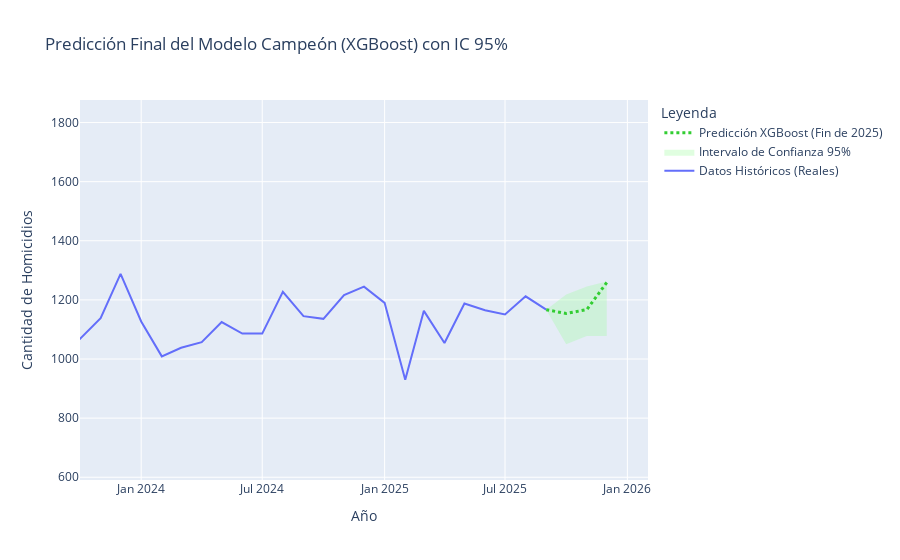

This figure's notebook cell:
### Code cell
import xgboost as xgb
import pandas as pd
import numpy as np
import plotly.graph_objects as go

print("--- FASE 1.7 (Final): XGBoost con IC y color verde ---")

# --- 1. Definir X e y FINALES (Todos los datos) ---
X_full = df_ml.drop('CANTIDAD', axis=1)
y_full = df_ml['CANTIDAD']

# --- 2. Entrenar los TRES Modelos Finales ---
print(f"Entrenando 3 modelos XGBoost con TODOS los {len(X_full)} meses...")

# Modelo 1: Predicción Media (El que ya teníamos)
final_model_xgb_mean = xgb.XGBRegressor(
    objective='reg:squarederror', # Objetivo: predecir el promedio
    n_estimators=1000,
    learning_rate=0.01,
    random_state=42
)
final_model_xgb_mean.fit(X_full, y_full)

# Modelo 2: Límite Inferior (Cuantil 5%)
final_model_xgb_lower = xgb.XGBRegressor(
    objective='reg:quantileerror', # Objetivo: regresión de cuantil
    quantile_alpha=0.05,          # Cuantil 5%
    n_estimators=1000,
    learning_rate=0.01,
    random_state=42
)
final_model_xgb_lower.fit(X_full, y_full)

# Modelo 3: Límite Superior (Cuantil 95%)
final_model_xgb_upper = xgb.XGBRegressor(
    objective='reg:quantileerror', # Objetivo: regresión de cuantil
    quantile_alpha=0.95,          # Cuantil 95%
    n_estimators=1000,
    learning_rate=0.01,
    random_state=42
)
final_model_xgb_upper.fit(X_full, y_full)

print("¡3 modelos XGBoost entrenados!")

# --- 3. Proceso de Predicción Recursiva (para los 3 modelos) ---
n_steps_future = 3 # Oct, Nov, Dic
future_dates = pd.date_range(start=df_ml.index.max() + pd.DateOffset(months=1), periods=n_steps_future, freq='MS')

# Listas para guardar las 3 predicciones
predictions_mean = []
predictions_lower = []
predictions_upper = []

data_recursive = df_ml.copy()

for date in future_dates:
    # --- 3a. Crear features para la NUEVA fecha ---
    last_data = data_recursive.iloc[-12:, :] 
    lag_1 = data_recursive['CANTIDAD'].iloc[-1]
    lag_12 = data_recursive['CANTIDAD'].iloc[-12]
    media_movil_3 = data_recursive['CANTIDAD'].iloc[-3:].mean()
    
    features = {'mes': date.month, 'año': date.year, 'lag_1': lag_1, 'lag_12': lag_12, 'media_movil_3': media_movil_3}
    features_df = pd.DataFrame(features, index=[date])
    
    # --- 3b. Predecir con los 3 modelos ---
    pred_mean = final_model_xgb_mean.predict(features_df)[0]
    pred_lower = final_model_xgb_lower.predict(features_df)[0]
    pred_upper = final_model_xgb_upper.predict(features_df)[0]
    
    predictions_mean.append(pred_mean)
    predictions_lower.append(pred_lower)
    predictions_upper.append(pred_upper)
    
    # --- 3c. Añadir la predicción MEDIA a los datos (para el siguiente bucle) ---
    # Usamos la predicción media como el 'lag' para el siguiente paso
    new_row = features_df.copy()
    new_row['CANTIDAD'] = pred_mean 
    data_recursive = pd.concat([data_recursive, new_row[data_recursive.columns]])

# Convertimos las predicciones a Series
forecast_series_mean = pd.Series(predictions_mean, index=future_dates)
forecast_series_lower = pd.Series(predictions_lower, index=future_dates)
forecast_series_upper = pd.Series(predictions_upper, index=future_dates)

# --- 4. Guardar los 3 modelos (Opcional, pero bueno) ---
final_model_xgb_mean.save_model("xgb_final_model_mean.json")
final_model_xgb_lower.save_model("xgb_final_model_lower.json")
final_model_xgb_upper.save_model("xgb_final_model_upper.json")
print("\nModelos XGBoost (mean, lower, upper) guardados.")

# --- 5. Generar el Gráfico Final (Enganchado, Verde y con Sombra) ---
last_date_hist = y_full.index[-1]
last_value_hist = y_full.iloc[-1]

# Conectamos las 3 series de predicción al último punto
connected_forecast_mean = pd.concat([pd.Series([last_value_hist], index=[last_date_hist]), forecast_series_mean])
connected_forecast_lower = pd.concat([pd.Series([last_value_hist], index=[last_date_hist]), forecast_series_lower])
connected_forecast_upper = pd.concat([pd.Series([last_value_hist], index=[last_date_hist]), forecast_series_upper])

# Graficar
fig = go.Figure()

# Histórico
fig.add_trace(go.Scatter(x=y_full.index, y=y_full, mode='lines', name='Datos Históricos (Reales)'))

# Sombra de Confianza (Graficamos esto primero para que quede de fondo)
# Límite inferior (conectado)
fig.add_trace(go.Scatter(
    x=connected_forecast_lower.index,
    y=connected_forecast_lower,
    fill=None,
    mode='lines',
    line=dict(color='limegreen', width=0),
    showlegend=False
))
# Límite superior (conectado)
fig.add_trace(go.Scatter(
    x=connected_forecast_upper.index,
    y=connected_forecast_upper,
    fill='tonexty', 
    mode='lines',
    line=dict(color='limegreen', width=0),
    name='Intervalo de Confianza 95%',
    showlegend=True,
    fillcolor='rgba(152, 251, 152, 0.3)' # Verde semitransparente
))

# Predicción Media (Conectada) - ¡Color verde!
fig.add_trace(go.Scatter(
    x=connected_forecast_mean.index, 
    y=connected_forecast_mean,
    mode='lines',
    name='Predicción XGBoost (Fin de 2025)',
    line=dict(color='limegreen', dash='dot', width=3) # <-- CAMBIO DE COLOR
))

fig.update_layout(
    title='Predicción Final del Modelo Campeón (XGBoost) con IC 95%',
    xaxis_title='Año',
    yaxis_title='Cantidad de Homicidios',
    hovermode="x unified",
    legend_title_text='Leyenda'
)

# Zoom al final
zoom_start_date = y_full.index[-24] 
zoom_end_date = future_dates[-1] + pd.DateOffset(months=2)
fig.update_xaxes(range=[zoom_start_date, zoom_end_date])

fig.show()

### Figure 1 — Plotly figure (JSON) as saved in the notebook; plotly's stock layout.template omitted (floating-point values rounded to 4 significant figures; data arrays with more than 128 entries replaced by an {"elided": "..."} marker saying what was removed)
{"data": [{"mode": "lines", "name": "Datos Históricos (Reales)", "type": "scatter", "x": {"elided": "261 str values"}, "y": {"elided": "261 int values"}}, {"line": {"color": "limegreen", "width": 0}, "mode": "lines", "showlegend": false, "type": "scatter", "x": ["2025-09-01T00:00:00.000000000", "2025-10-01T00:00:00.000000000", "2025-11-01T00:00:00.000000000", "2025-12-01T00:00:00.000000000"], "y": [1167.0, 1050.0, 1078.0, 1078.0]}, {"fill": "tonexty", "fillcolor": "rgba(152, 251, 152, 0.3)", "line": {"color": "limegreen", "width": 0}, "mode": "lines", "name": "Intervalo de Confianza 95%", "showlegend": true, "type": "scatter", "x": ["2025-09-01T00:00:00.000000000", "2025-10-01T00:00:00.000000000", "2025-11-01T00:00:00.000000000", "2025-12-01T00:00:00.000000000"], "y": [1167.0, 1218.0, 1245.0, 1262.0]}, {"line": {"color": "limegreen", "dash": "dot", "width": 3}, "mode": "lines", "name": "Predicción XGBoost (Fin de 2025)", "type": "scatter", "x": ["2025-09-01T00:00:00.000000000", "2025-10-01T00:00:00.000000000", "2025-11-01T00:00:00.000000000", "2025-12-01T00:00:00.000000000"], "y": [1167.0, 1154.0, 1167.0, 1259.0]}], "layout": {"hovermode": "x unified", "legend": {"title": {"text": "Leyenda"}}, "title": {"text": "Predicción Final del Modelo Campeón (XGBoost) con IC 95%"}, "xaxis": {"range": ["2023-10-01T00:00:00", "2026-02-01T00:00:00"], "title": {"text": "Año"}}, "yaxis": {"title": {"text": "Cantidad de Homicidios"}}}}
